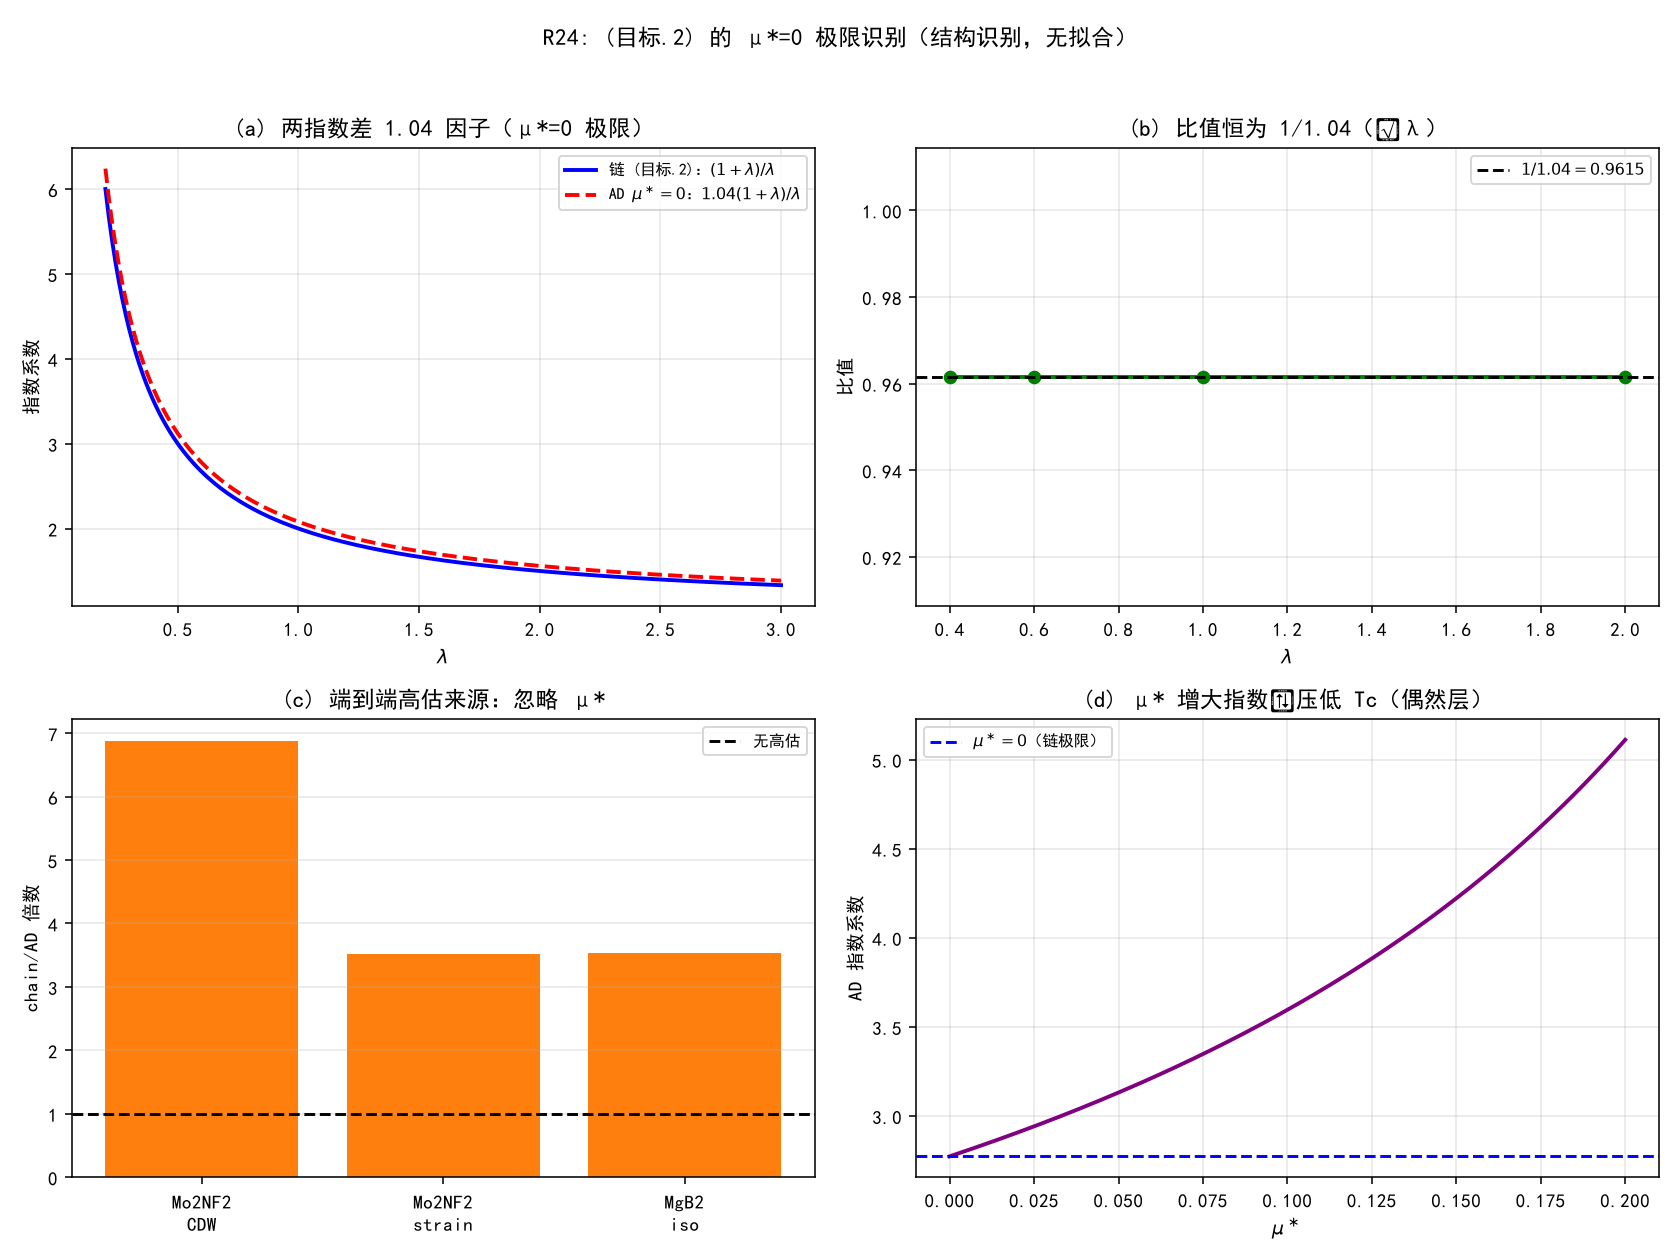

Recreate this plot in Python.
# -*- coding: utf-8 -*-
"""
R24: (目标.2) 的 μ*=0 极限识别——端到端高估来源的结构核对。
无拟合（是结构识别，不是调参）。仅用 numpy + matplotlib。
运行：python "10 探索/超导第一性研究/04_计算验证/目标2_mu0极限识别.py"
"""
import csv
import math
import os

import numpy as np
import matplotlib
matplotlib.use("Agg")
import matplotlib.pyplot as plt

plt.rcParams["font.sans-serif"] = ["SimHei", "Microsoft YaHei"]
plt.rcParams["axes.unicode_minus"] = False

HERE = os.path.dirname(os.path.abspath(__file__))


def chain(lam, w):
    return 1.13 * math.exp(-1 / 6) * w * math.exp(-(1 + lam) / lam)


def ad(lam, mu, w):
    return w / 1.2 * math.exp(-1.04 * (1 + lam) / (lam - mu * (1 + 0.62 * lam)))


def assertions():
    out = {}
    # 比值恒等：chain 指数 / AD(mu=0) 指数 = 1/1.04
    for lam in [0.4, 0.6, 1.0, 2.0]:
        ch_exp = (1 + lam) / lam
        ad0_exp = 1.04 * (1 + lam) / lam
        out[f"ratio_lam{lam}"] = ch_exp / ad0_exp
    out["ratio_target"] = 1 / 1.04
    out["ratio_constant"] = all(
        abs(out[f"ratio_lam{l}"] - 1 / 1.04) < 1e-12 for l in [0.4, 0.6, 1.0, 2.0]
    )
    # 端到端高估倍数（chain mu=0 vs AD with mu）
    data = [("Mo2NF2_CDW", 0.40, 0.10, 219, 1.0),
            ("Mo2NF2_strain", 0.53, 0.10, 272, 4.0),
            ("MgB2_iso", 0.61, 0.12, 737, 19.0)]
    for name, lam, mu, w, exp in data:
        out[f"overestimate_{name}"] = chain(lam, w) / ad(lam, mu, w)
    return out


def plots(a):
    fig, axes = plt.subplots(2, 2, figsize=(12, 9))
    lams = np.linspace(0.2, 3.0, 200)

    ax = axes[0, 0]
    ax.plot(lams, [(1 + l) / l for l in lams], "b-", lw=2, label=r"链 (目标.2)：$(1+\lambda)/\lambda$")
    ax.plot(lams, [1.04 * (1 + l) / l for l in lams], "r--", lw=2, label=r"AD $\mu^\ast=0$：$1.04(1+\lambda)/\lambda$")
    ax.set_xlabel(r"$\lambda$"); ax.set_ylabel("指数系数")
    ax.set_title("(a) 两指数差 1.04 因子（μ*=0 极限）")
    ax.legend(fontsize=8); ax.grid(alpha=0.3)

    ax = axes[0, 1]
    ratios = np.array([a[f"ratio_lam{l}"] for l in [0.4, 0.6, 1.0, 2.0]])
    ax.plot([0.4, 0.6, 1.0, 2.0], ratios, "go-", lw=2)
    ax.axhline(1 / 1.04, color="k", ls="--", label=r"$1/1.04=0.9615$")
    ax.set_xlabel(r"$\lambda$"); ax.set_ylabel("比值")
    ax.set_title("(b) 比值恒为 1/1.04（∀λ）")
    ax.legend(fontsize=8); ax.grid(alpha=0.3)

    ax = axes[1, 0]
    names = ["Mo2NF2\nCDW", "Mo2NF2\nstrain", "MgB2\niso"]
    over = [a[f"overestimate_{n}"] for n in ["Mo2NF2_CDW", "Mo2NF2_strain", "MgB2_iso"]]
    ax.bar(names, over, color="tab:orange")
    ax.axhline(1, color="k", ls="--", label="无高估")
    ax.set_ylabel("chain/AD 倍数")
    ax.set_title("(c) 端到端高估来源：忽略 μ*")
    ax.legend(fontsize=8); ax.grid(alpha=0.3, axis="y")

    ax = axes[1, 1]
    mus = np.linspace(0, 0.2, 200)
    lam = 0.6
    exps = [1.04 * (1 + lam) / (lam - mu * (1 + 0.62 * lam)) for mu in mus]
    ax.plot(mus, exps, "purple", lw=2)
    ax.axhline(1.04 * (1 + lam) / lam, color="b", ls="--", label=r"$\mu^\ast=0$（链极限）")
    ax.set_xlabel(r"$\mu^\ast$"); ax.set_ylabel("AD 指数系数")
    ax.set_title("(d) μ* 增大指数⇒压低 Tc（偶然层）")
    ax.legend(fontsize=8); ax.grid(alpha=0.3)

    fig.suptitle("R24: (目标.2) 的 μ*=0 极限识别（结构识别，无拟合）", fontsize=12)
    fig.tight_layout(rect=[0, 0, 1, 0.96])
    png = os.path.join(HERE, "目标2_mu0极限识别.png")
    fig.savefig(png, dpi=140); plt.close(fig)
    return png


if __name__ == "__main__":
    a = assertions()
    print("=== R24 数值断言 ===")
    for k, v in a.items():
        print(f"{k:32s} = {v}")
    p = plots(a)
    path = os.path.join(HERE, "目标2_mu0极限识别_断言.csv")
    with open(path, "w", newline="", encoding="utf-8-sig") as f:
        w = csv.writer(f); w.writerow(["assertion", "value"])
        for k, v in a.items():
            w.writerow([k, v])
    print(f"\n图像: {p}\n断言表: {path}")
